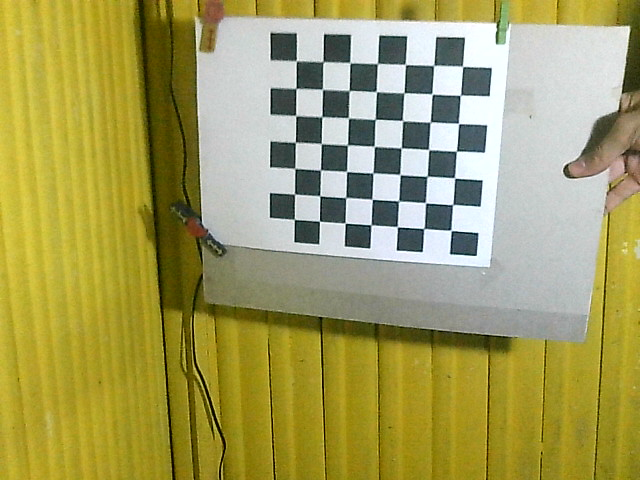
#> input picture images/left/10.png, 640 x 480 px; its folder holds 4 pictures in this run
$ python calibration.py   (older library calls are emulated)
#> lines starting #> are read from the running program, lines starting #| are printed output that depends on the picture; after the words box and inside, x2 and y2 are one past the last pixel; in counts of white or black regions, pixels touching at a corner belong together; pictures that were not available may be replaced by others from this repository, and a replacement may not be noted
import numpy as np
import cv2
import glob


# squareLen = 25  # Length of chessboard squares in mm
def getPoints(width, height, center, boardSize, squareLen):
#> called with width = 640, height = 480, center = (485, 170), boardSize = (7, 7), squareLen = 25
    objP = np.zeros((boardSize[0] * boardSize[1], 3), np.float32)
    objP[:, :2] = np.mgrid[0:boardSize[0], 0:boardSize[1]].T.reshape(-1, 2)
    objP = objP * squareLen

    objPoints = []  # 3D points in real space
    imgPointsL = []  # 2D points in left camera plane
    imgPointsR = []  # 2D points in right camera plane

    for nameL, nameR in zip(glob.glob('images/left/*.png'), glob.glob('images/right/*.png')):
        # Read images and convert them to grayscale
        imL = cv2.imread(nameL)
#> imL is the input picture: shape (480, 640, 3); mean B, G, R 92.5, 157.2, 163.1
        grayL = cv2.cvtColor(imL, cv2.COLOR_BGR2GRAY)
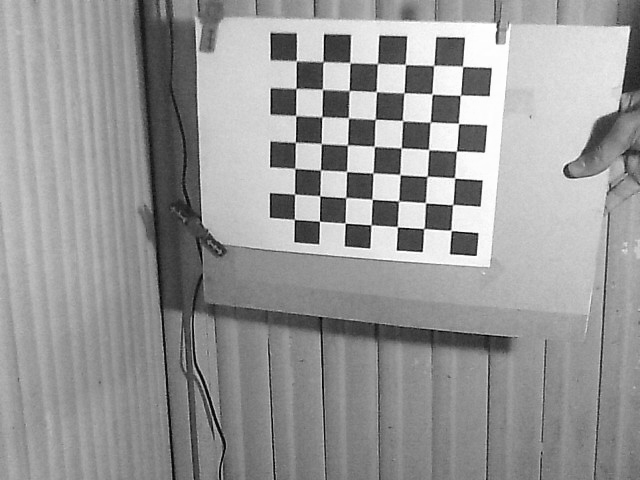
#> grayL: shape (480, 640); min 1, max 255, mean 151.6
        (threshL, binL) = cv2.threshold(grayL, 128, 255, cv2.THRESH_BINARY | cv2.THRESH_OTSU)
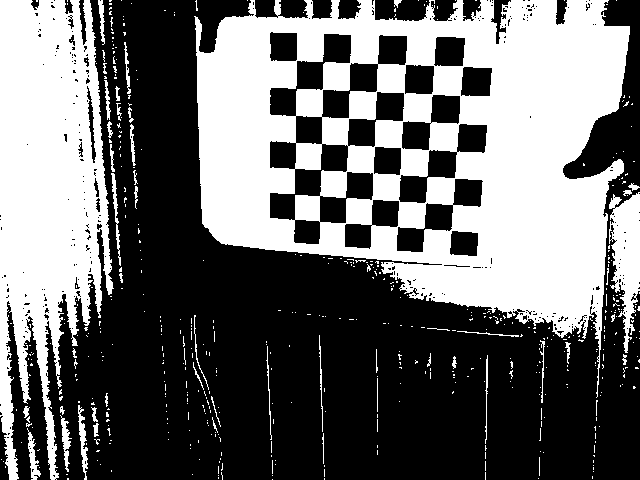
#> binL: shape (480, 640); 42.5% white; 526 white regions (478 under 20 px), largest, box (x1, y1, x2, y2) and area: (194, 0, 630, 398) 87579, (0, 0, 114, 480) 34885, (609, 192, 640, 353) 2980
#> threshL = 157

        imR = cv2.imread(nameR)
        grayR = cv2.cvtColor(imR, cv2.COLOR_BGR2GRAY)
        (threshR, binR) = cv2.threshold(grayR, 128, 255, cv2.THRESH_BINARY | cv2.THRESH_OTSU)
#> threshR = 157

        # Find board corners
        retL, cornersL = cv2.findChessboardCorners(binL, boardSize, None)
#> retL = True; cornersL = 49 rows, first 8: [296.2, 60.21], [323.4, 62.4], [350.3, 62.67], [377.5, 63.5], [404.6, 64.35], [433.5, 65.48], [463.1, 66.44], [296.3, 88.66]
        retR, cornersR = cv2.findChessboardCorners(binR, boardSize, None)
#> retR = True; cornersR has the same summary as cornersL

        # If there are corners, draw points
        if retL and retR:
            print("Found corners")
            objPoints.append(objP)

            cornersL = cv2.cornerSubPix(grayL, cornersL, (11, 11), (-1, -1), criteria)
#> cornersL = 49 rows, first 8: [296.3, 60.73], [322.9, 61.66], [349.8, 62.63], [377.4, 63.53], [405.4, 64.45], [433.7, 65.42], [462.6, 66.3], [296.1, 88.41]
            imgPointsL.append(cornersL)

            cornersR = cv2.cornerSubPix(grayR, cornersR, (11, 11), (-1, -1), criteria)
#> cornersR has the same summary as cornersL
            imgPointsR.append(cornersR)

            # Draw and display the corners
            cv2.drawChessboardCorners(imL, boardSize, cornersL, retL)
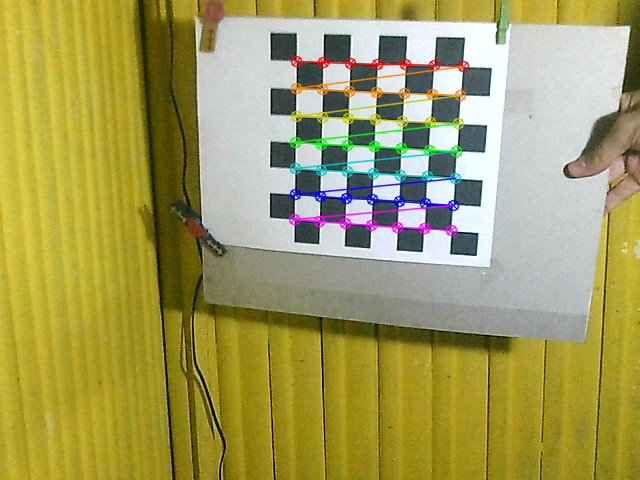
#> imL: shape (480, 640, 3); 3.25% of pixels changed, all inside (x1, y1, x2, y2) = (288, 55, 470, 237)
            cv2.namedWindow('Left Camera')
            cv2.moveWindow('Left Camera', center[0], center[1])
            cv2.imshow('Left Camera', imL)

            cv2.drawChessboardCorners(imR, boardSize, cornersR, retR)
            cv2.namedWindow('Right Camera')
            cv2.moveWindow('Right Camera', center[0] + width, center[1])
            cv2.imshow('Right Camera', imL)
            cv2.waitKey(2000)

    cv2.destroyAllWindows()
    return objPoints, imgPointsL, imgPointsR


def calibrate(points, pointsL, pointsR, resolution):
    retL, CML, distL, rvecsL, tvecsL = cv2.calibrateCamera(points, pointsL, resolution, None, None)
    newCML, roiL = cv2.getOptimalNewCameraMatrix(CML, distL, resolution, 1)

    retR, CMR, distR, rvecsR, tvecsR = cv2.calibrateCamera(points, pointsR, resolution, None, None)
    newCMR, roiR = cv2.getOptimalNewCameraMatrix(CMR, distR, resolution, 1)

    flags = 0
    flags |= cv2.CALIB_FIX_INTRINSIC
    return cv2.stereoCalibrate(points, pointsL, pointsR, newCML, distL, newCMR, distR, resolution, criteria, flags)


def rectification(newCML, newCMR, resolution, rot, trans, scale):
    rectL, rectR, projMatrixL, projMatrixR, Q, roi_L, roi_R = cv2.stereoRectify(newCML, distL, newCMR, distR,
                                                                                resolution, rot, trans, scale,
                                                                                (0, 0))
    stereoMapL = cv2.initUndistortRectifyMap(newCML, distL, rectL, projMatrixL, resolution, cv2.CV_16SC2)
    stereoMapR = cv2.initUndistortRectifyMap(newCMR, distR, rectR, projMatrixR, resolution, cv2.CV_16SC2)
    return stereoMapL, stereoMapR


if __name__ == "__main__":
    criteria = (cv2.TERM_CRITERIA_EPS + cv2.TERM_CRITERIA_MAX_ITER, 30, 0.0001)
    objPoints, imgPointsL, imgPointsR = getPoints(640, 480, (485, 170), (7, 7), 25)
#> objPoints = 1 item; imgPointsL = 1 item; imgPointsR = 1 item
    retStereo, newCML, distL, newCMR, distR, rot, trans, EMatrix, FMatrix = calibrate(objPoints,
                                                                                      imgPointsL,
                                                                                      imgPointsR,
                                                                                      (640, 480))
#> in calibrate, `retL, CML, distL, rvecsL, tvecsL = cv2.calibrateCamera(points, pointsL..`: retL = 0.124; CML = [[1238.3, 0, 209.7], [0, 1296.4, 352], [0, 0, 1]]; distL = [[0.427, -14.2, -0.0444, 0.0614, 86.92]]; rvecsL = ([0.501, 0.309, 0.0395],); tvecsL = ([77, -256.2, 1179.6],)
#> in calibrate, `newCML, roiL = cv2.getOptimalNewCameraMatrix(CML, distL, resolution, 1)`: newCML = [[1257.4, 0, 223.3], [0, 1285.9, 346.4], [0, 0, 1]]; roiL = (5, 49, 589, 423)
#> in calibrate, `retR, CMR, distR, rvecsR, tvecsR = cv2.calibrateCamera(points, pointsR..`: retR = 0.124; CMR = [[1238.3, 0, 209.7], [0, 1296.4, 352], [0, 0, 1]]; distR = [[0.427, -14.2, -0.0444, 0.0614, 86.92]]; rvecsR = ([0.501, 0.309, 0.0395],); tvecsR = ([77, -256.2, 1179.6],)
#> in calibrate, `newCMR, roiR = cv2.getOptimalNewCameraMatrix(CMR, distR, resolution, 1)`: newCMR has the same summary as newCML; roiR = (5, 49, 589, 423)
#> retStereo = 0.2; distL = [[0.427, -14.2, -0.0444, 0.0614, 86.92]]; newCMR has the same summary as newCML in calibrate; distR = [[0.427, -14.2, -0.0444, 0.0614, 86.92]]; rot = [[1, 2.54e-13, 1.96e-14], [-2.54e-13, 1, -3.13e-13], [-1.96e-14, 3.13e-13, 1]]; trans = [-3.69e-10, 9.12e-10, -3.16e-09]; EMatrix = [[-8.19e-22, 3.16e-09, 9.12e-10], [-3.16e-09, -6.86e-22, 3.69e-10], [-9.12e-10, -3.69e-10, 9.78e-23]]; FMatrix = [[-1.89e-06, 7135824.3, 178224996.2], [-7135824.3, -1.52e-06, 2.64e+09], [-178224996.2, -2.64e+09, 1]]
    stereoMapL, stereoMapR = rectification(newCML, newCMR, (640, 480), rot, trans, 1)
#> in rectification, `rectL, rectR, projMatrixL, projMatrixR, Q, roi_L, roi_R = cv2.stereoRe..`: rectL = [[0.99, 0.112, -0.0835], [-0.112, 0.276, -0.955], [-0.0835, 0.955, 0.285]]; rectR has the same summary as rectL; projMatrixL = [[1257.4, 0, 751.8, 0], [0, 1257.4, 18171.4, 0], [0, 0, 1, 0]]; projMatrixR = [[1257.4, 0, 751.8, 0], [0, 1257.4, 18171.4, 4.16e-06], [0, 0, 1, 0]]; Q = [[1, 0, 0, -751.8], [0, 1, 0, -18171.4], [0, 0, 0, 1257.4], [0, 0, -302292238.8, 0]]; roi_L = (0, 0, 640, 480)
    np.save("./calibrationParams/stereoMapLx", stereoMapL[0])
    np.save("./calibrationParams/stereoMapLy", stereoMapL[1])
    np.save("./calibrationParams/stereoMapRx", stereoMapR[0])
    np.save("./calibrationParams/stereoMapRy", stereoMapR[1])
